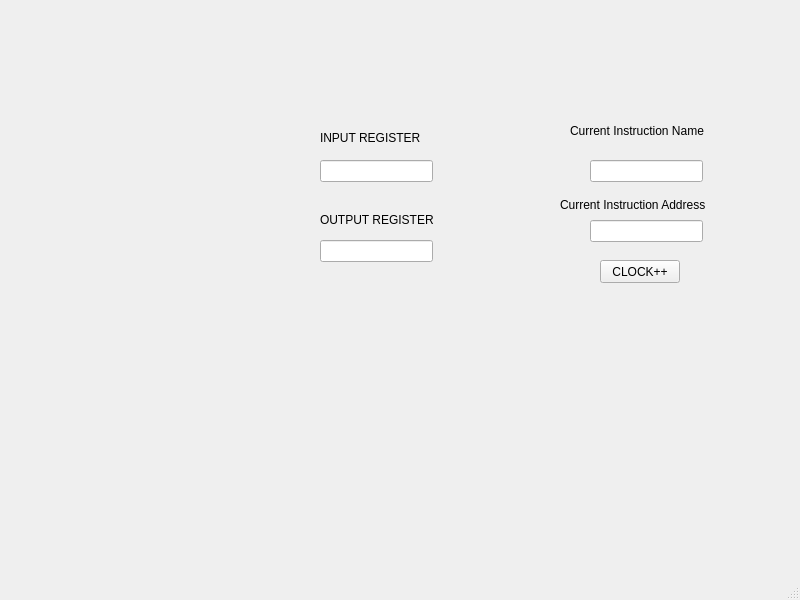
<?xml version="1.0" encoding="UTF-8"?>
<ui version="4.0">
 <class>MainWindow</class>
 <widget class="QMainWindow" name="MainWindow">
  <property name="geometry">
   <rect>
    <x>0</x>
    <y>0</y>
    <width>800</width>
    <height>600</height>
   </rect>
  </property>
  <property name="windowTitle">
   <string>MainWindow</string>
  </property>
  <widget class="QWidget" name="centralwidget">
   <widget class="QPushButton" name="clockbutton">
    <property name="geometry">
     <rect>
      <x>600</x>
      <y>260</y>
      <width>80</width>
      <height>23</height>
     </rect>
    </property>
    <property name="text">
     <string>CLOCK++</string>
    </property>
   </widget>
   <widget class="QLineEdit" name="currentInstructionBox">
    <property name="geometry">
     <rect>
      <x>590</x>
      <y>220</y>
      <width>113</width>
      <height>22</height>
     </rect>
    </property>
   </widget>
   <widget class="QLabel" name="label">
    <property name="geometry">
     <rect>
      <x>560</x>
      <y>194</y>
      <width>161</width>
      <height>21</height>
     </rect>
    </property>
    <property name="text">
     <string>Current Instruction Address</string>
    </property>
   </widget>
   <widget class="QLineEdit" name="currentInstructionName">
    <property name="geometry">
     <rect>
      <x>590</x>
      <y>160</y>
      <width>113</width>
      <height>22</height>
     </rect>
    </property>
   </widget>
   <widget class="QLabel" name="label_2">
    <property name="geometry">
     <rect>
      <x>570</x>
      <y>120</y>
      <width>151</width>
      <height>21</height>
     </rect>
    </property>
    <property name="text">
     <string>Current Instruction Name</string>
    </property>
   </widget>
   <widget class="QLineEdit" name="INPUTREG">
    <property name="geometry">
     <rect>
      <x>320</x>
      <y>160</y>
      <width>113</width>
      <height>22</height>
     </rect>
    </property>
   </widget>
   <widget class="QLabel" name="label_3">
    <property name="geometry">
     <rect>
      <x>320</x>
      <y>130</y>
      <width>131</width>
      <height>16</height>
     </rect>
    </property>
    <property name="text">
     <string>INPUT REGISTER</string>
    </property>
   </widget>
   <widget class="QLineEdit" name="OUTPUTREG">
    <property name="geometry">
     <rect>
      <x>320</x>
      <y>240</y>
      <width>113</width>
      <height>22</height>
     </rect>
    </property>
   </widget>
   <widget class="QLabel" name="label_4">
    <property name="geometry">
     <rect>
      <x>320</x>
      <y>210</y>
      <width>131</width>
      <height>20</height>
     </rect>
    </property>
    <property name="text">
     <string>OUTPUT REGISTER</string>
    </property>
   </widget>
  </widget>
  <widget class="QMenuBar" name="menubar">
   <property name="geometry">
    <rect>
     <x>0</x>
     <y>0</y>
     <width>800</width>
     <height>24</height>
    </rect>
   </property>
  </widget>
  <widget class="QStatusBar" name="statusbar"/>
 </widget>
 <resources/>
 <connections/>
</ui>
